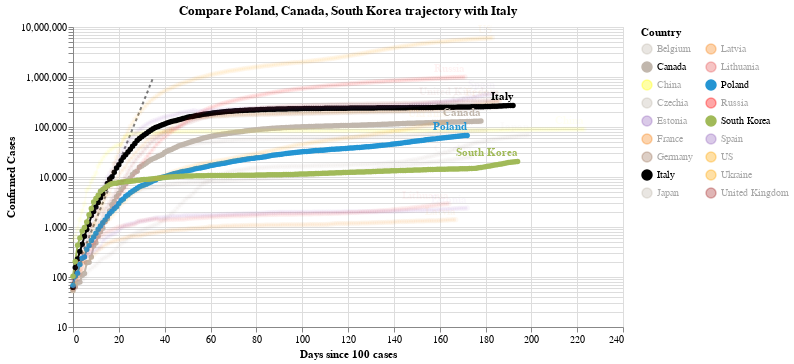

Source (notebook cell):
### Code cell
#hide_input
chart3 = make_since_chart(dff2, ['Poland', 'Canada', 'South Korea'], baseline_countries)
chart3

### Figure 1 — Vega-Lite specification as saved in the notebook (floating-point values rounded to 4 significant figures; data arrays with more than 128 entries replaced by an {"elided": "..."} marker saying what was removed)
{"config": {"view": {"continuousWidth": 400, "continuousHeight": 300}}, "layer": [{"data": {"name": "data-628230001892d6798b50651be41d1b3e"}, "mark": {"type": "line", "color": "black", "opacity": 0.5, "strokeDash": [3, 3]}, "encoding": {"x": {"type": "quantitative", "field": "Days since 100 cases"}, "y": {"type": "quantitative", "field": "Confirmed Cases"}}}, {"data": {"name": "data-3a74dfd1e7d8d9e3619aa1c574f62d42"}, "mark": {"type": "line", "point": true}, "encoding": {"color": {"type": "nominal", "field": "Country", "legend": {"columns": 2}, "scale": {"domain": ["Belgium", "Canada", "China", "Czechia", "Estonia", "France", "Germany", "Italy", "Japan", "Latvia", "Lithuania", "Poland", "Russia", "South Korea", "Spain", "US", "Ukraine", "United Kingdom"], "range": ["#C1B7AD", "#C1B7AD", "yellow", "#C1B7AD", "#9467bd", "#F58518", "#9D755D", "black", "#C1B7AD", "#F58518", "#E45756", "#2495D3", "red", "#A1BA59", "#9467bd", "orange", "orange", "brown"]}}, "opacity": {"condition": {"value": 1, "selection": "selector001"}, "value": 0.05}, "tooltip": [{"type": "nominal", "field": "Country"}, {"type": "temporal", "field": "Date"}, {"type": "quantitative", "field": "Confirmed Cases"}, {"type": "quantitative", "field": "Days since 100 cases"}], "x": {"type": "quantitative", "field": "Days since 100 cases"}, "y": {"type": "quantitative", "field": "Confirmed Cases", "scale": {"type": "log"}}}, "selection": {"selector001": {"type": "multi", "fields": ["Country"], "bind": "legend", "init": [{"Country": "Poland"}, {"Country": "Canada"}, {"Country": "South Korea"}, {"Country": "Italy"}]}}, "width": 550}, {"data": {"name": "data-3a74dfd1e7d8d9e3619aa1c574f62d42"}, "mark": {"type": "text", "align": "right", "dy": -8, "fontWeight": "bold"}, "encoding": {"color": {"type": "nominal", "field": "Country", "legend": {"columns": 2}, "scale": {"domain": ["Belgium", "Canada", "China", "Czechia", "Estonia", "France", "Germany", "Italy", "Japan", "Latvia", "Lithuania", "Poland", "Russia", "South Korea", "Spain", "US", "Ukraine", "United Kingdom"], "range": ["#C1B7AD", "#C1B7AD", "yellow", "#C1B7AD", "#9467bd", "#F58518", "#9D755D", "black", "#C1B7AD", "#F58518", "#E45756", "#2495D3", "red", "#A1BA59", "#9467bd", "orange", "orange", "brown"]}}, "opacity": {"condition": {"value": 1, "selection": "selector001"}, "value": 0.05}, "text": {"type": "nominal", "field": "Country"}, "tooltip": [{"type": "nominal", "field": "Country"}, {"type": "temporal", "field": "Date"}, {"type": "quantitative", "field": "Confirmed Cases"}, {"type": "quantitative", "field": "Days since 100 cases"}], "x": {"type": "quantitative", "field": "Days since 100 cases"}, "y": {"type": "quantitative", "field": "Confirmed Cases", "scale": {"type": "log"}}}, "transform": [{"filter": "(datum['Date'] >= 1598918400000)"}], "width": 550}], "title": "Compare Poland, Canada, South Korea trajectory with Italy", "$schema": "https://vega.github.io/schema/vega-lite/v4.0.2.json", "datasets": {"data-628230001892d6798b50651be41d1b3e": [{"Days since 100 cases": 0, "Confirmed Cases": 100.0}, {"Days since 100 cases": 1, "Confirmed Cases": 130.0}, {"Days since 100 cases": 2, "Confirmed Cases": 169.0}, {"Days since 100 cases": 3, "Confirmed Cases": 219.7}, {"Days since 100 cases": 4, "Confirmed Cases": 285.6}, {"Days since 100 cases": 5, "Confirmed Cases": 371.3}, {"Days since 100 cases": 6, "Confirmed Cases": 482.7}, {"Days since 100 cases": 7, "Confirmed Cases": 627.5}, {"Days since 100 cases": 8, "Confirmed Cases": 815.7}, {"Days since 100 cases": 9, "Confirmed Cases": 1060.0}, {"Days since 100 cases": 10, "Confirmed Cases": 1379.0}, {"Days since 100 cases": 11, "Confirmed Cases": 1792.0}, {"Days since 100 cases": 12, "Confirmed Cases": 2330.0}, {"Days since 100 cases": 13, "Confirmed Cases": 3029.0}, {"Days since 100 cases": 14, "Confirmed Cases": 3937.0}, {"Days since 100 cases": 15, "Confirmed Cases": 5119.0}, {"Days since 100 cases": 16, "Confirmed Cases": 6654.0}, {"Days since 100 cases": 17, "Confirmed Cases": 8650.0}, {"Days since 100 cases": 18, "Confirmed Cases": 11250.0}, {"Days since 100 cases": 19, "Confirmed Cases": 14620.0}, {"Days since 100 cases": 20, "Confirmed Cases": 19000.0}, {"Days since 100 cases": 21, "Confirmed Cases": 24710.0}, {"Days since 100 cases": 22, "Confirmed Cases": 32120.0}, {"Days since 100 cases": 23, "Confirmed Cases": 41750.0}, {"Days since 100 cases": 24, "Confirmed Cases": 54280.0}, {"Days since 100 cases": 25, "Confirmed Cases": 70560.0}, {"Days since 100 cases": 26, "Confirmed Cases": 91730.0}, {"Days since 100 cases": 27, "Confirmed Cases": 119300.0}, {"Days since 100 cases": 28, "Confirmed Cases": 155000.0}, {"Days since 100 cases": 29, "Confirmed Cases": 201500.0}, {"Days since 100 cases": 30, "Confirmed Cases": 262000.0}, {"Days since 100 cases": 31, "Confirmed Cases": 340600.0}, {"Days since 100 cases": 32, "Confirmed Cases": 442800.0}, {"Days since 100 cases": 33, "Confirmed Cases": 575600.0}, {"Days since 100 cases": 34, "Confirmed Cases": 748300.0}, {"Days since 100 cases": 35, "Confirmed Cases": 972800.0}], "data-3a74dfd1e7d8d9e3619aa1c574f62d42": {"elided": "3291 records"}}}
